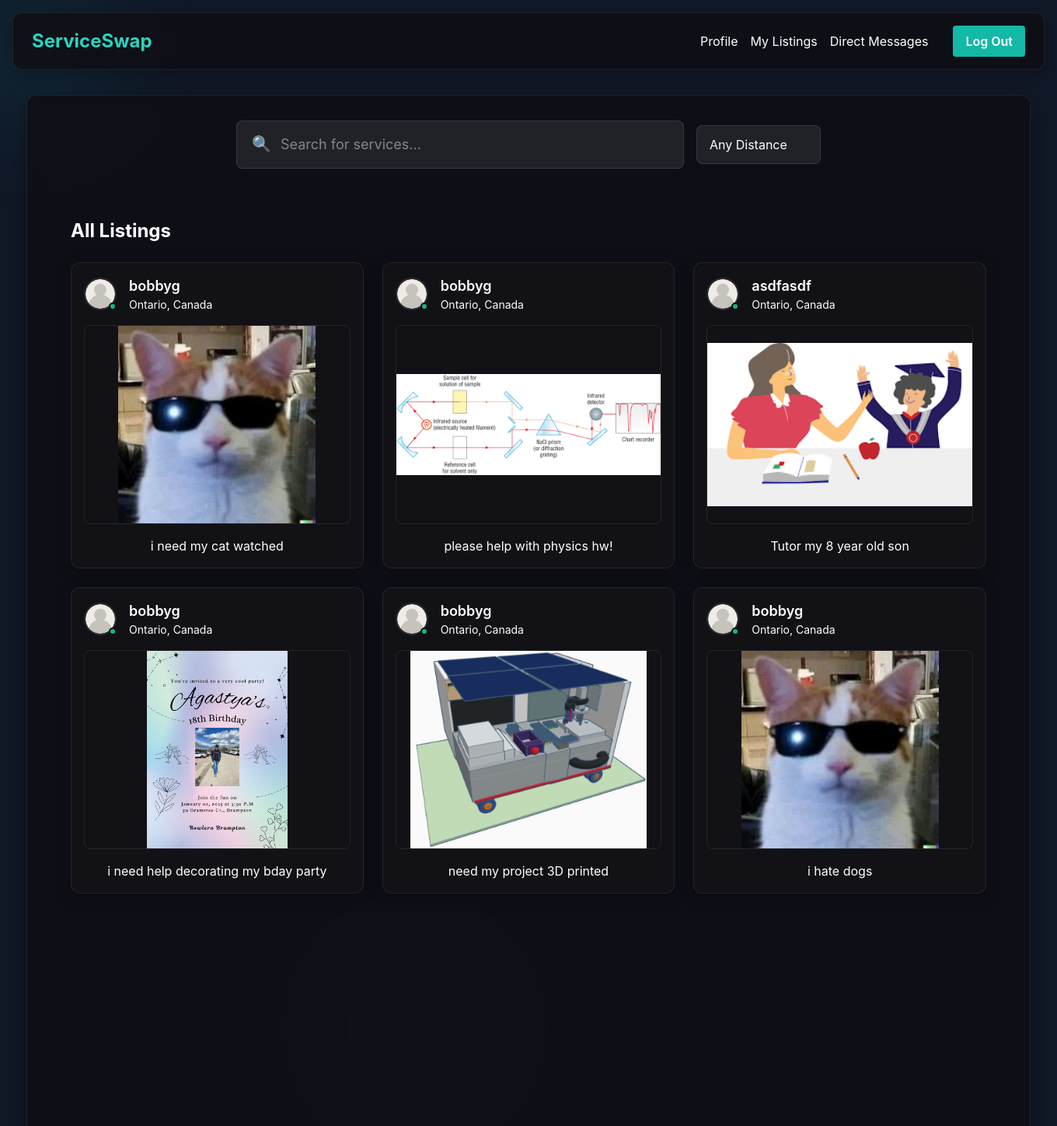
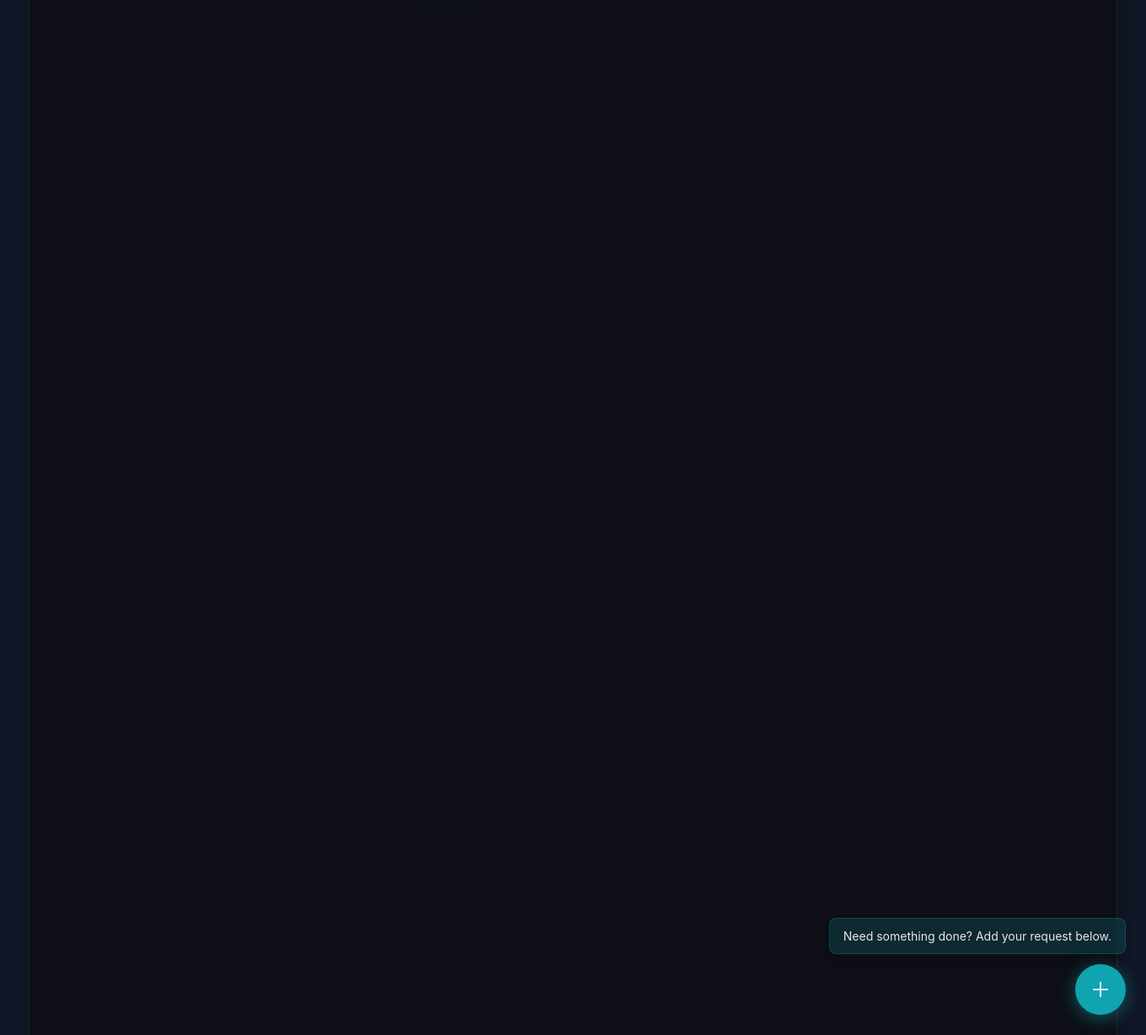
Screenshot of / (signed in) with the database file from the repository (2 pictures, top to bottom).
### app.py (models this page shows)
class Listing(db.Model):
    id = db.Column(db.Integer, primary_key=True)
    description = db.Column(db.Text, nullable=False)
    image_path = db.Column(db.String(120))
    user_id = db.Column(db.Integer, db.ForeignKey('users.id'), nullable=False)
    latitude = db.Column(db.Float)
    longitude = db.Column(db.Float)
    user = db.relationship('Users', backref='listings')

class Users(db.Model, UserMixin):
    __tablename__ = 'users'
    id = db.Column(db.Integer, primary_key=True)
    username = db.Column(db.String(80), nullable=False)
    email = db.Column(db.String(120), unique=True, nullable=False)
    password = db.Column(db.String(200), nullable=False)
    talking_to = db.Column(MutableList.as_mutable(JSON), default=list)
    bio = db.Column(db.Text, default="")
    qualifications = db.Column(MutableList.as_mutable(JSON), default=list)
    profile_picture = db.Column(db.String(200), default="imgs/user.png")

### app.py (the view)
@app.route("/")
@login_required
def index():
    distance_filter = request.args.get("distance", "any")
    search_query = request.args.get("q", "").strip().lower()
    listings_query = Listing.query.options(db.joinedload(Listing.user)).filter(Listing.user_id != current_user.id)
    user_lat = session.get("lat")
    user_lon = session.get("lon")
    if distance_filter != "any" and user_lat and user_lon:
        try:
            max_distance = float(distance_filter)
            filtered = []
            for listing in listings_query.all():
                if listing.latitude and listing.longitude:
                    d = haversine(float(user_lon), float(user_lat), listing.longitude, listing.latitude)
                    if d <= max_distance:
                        filtered.append(listing)
            listings = filtered
        except Exception as e:
            print("Distance filtering failed:", e)
            listings = listings_query.all()
    else:
        listings = listings_query.all()
    if search_query:
        listings = filter_by_semantic_similarity(search_query, listings)
    listings_data = [
        {
            "id": listing.id,
            "description": listing.description,
            "image_path": listing.image_path,
            "latitude": listing.latitude,
            "longitude": listing.longitude,
            "user": {
                "id": listing.user.id,
                "username": listing.user.username,
                "bio": listing.user.bio,
                "qualifications": listing.user.qualifications,
                "profile_picture": listing.user.profile_picture or "imgs/user.png",
                "avg_rating": calculate_avg_rating(listing.user)
            }
        }
        for listing in listings
    ]
    return render_template(
        "index.html",
        listings=listings,
        listings_data=listings_data,
        distance_filter=distance_filter
    )

### app.py (called while the page is built)
@login_manager.user_loader
def load_user(user_id):
    return Users.query.get(int(user_id))

def calculate_avg_rating(user):
    ratings = Rating.query.filter_by(ratee_id=user.id).all()
    if not ratings:
        return None
    return round(sum(r.score for r in ratings) / len(ratings), 2)

### templates/index.html (shortened to what this page needs)
{% extends "base.html" %}
{% block content %}
<div class="gradient-circle circle-1"></div>
<div class="gradient-circle circle-3"></div>
<div class="main-container">
  <div class="flex flex-col sm:flex-row sm:items-center justify-center gap-4 mb-10">
    <div class="relative w-full max-w-xl">
      <input
        id="searchInput"
        type="text"
        placeholder="Search for services..."
        class="w-full py-4 pl-14 pr-6 text-lg rounded-lg"
        oninput="filterListings()" />
      <span class="absolute left-5 top-4 text-xl">🔍</span>
    </div>
    <div class="custom-select">
      <select
        id="distanceSelect"
        onchange="applyFilter()"
        class="py-3 px-5 rounded-lg text-base">
        <option value="any" {% if distance_filter == 'any' %}selected{% endif %}>Any Distance</option>
      </select>
    </div>
  </div>
  <div id="listingsContainer" class="min-h-screen p-6 relative rounded-lg">
    <h1 class="text-2xl font-bold mb-6">All Listings</h1>
    <div class="grid grid-cols-1 sm:grid-cols-2 lg:grid-cols-3 gap-6" id="listingsGrid">
      {% for listing in listings %}
      <div
        onclick="openDetailsPopup({{ listing.id }})"
        class="listing-card rounded-xl shadow-lg overflow-hidden p-4 flex flex-col items-center relative cursor-pointer transition"
        data-description="{{ listing.description | lower }}">
        <div class="flex items-center gap-4 mb-4 w-full">
          <div class="relative">
            <img
              src="{{ url_for('static', filename=listing.user.profile_picture or 'imgs/user.png') }}"
              alt="Profile"
              class="avatar" />
            <div class="status-indicator"></div>
          </div>
          <div>
            <p class="text-lg font-semibold">{{ listing.user.username }}</p>
            <p class="text-sm text-secondary">Ontario, Canada</p>
          </div>
        </div>
        {% if listing.image_path %}
        <img
          src="{{ url_for('static', filename=listing.image_path) }}"
          alt="Service Image"
          class="w-full h-64 object-contain rounded-lg mb-4 border" />
        {% endif %}
        <p class="text-center text-base whitespace-nowrap overflow-hidden text-ellipsis w-full">
          {{ listing.description }}
        </p>
      </div>
      {% endfor %}
    </div>
  </div>
</div>
<div class="fab-container">
  <div class="fab-prompt">
    Need something done? Add your request below.
  </div>
  <button onclick="document.getElementById('popup').classList.remove('hidden')" class="fab">
    <svg xmlns="http://www.w3.org/2000/svg" fill="none" viewBox="0 0 24 24" stroke="currentColor">
      <path stroke-linecap="round" stroke-linejoin="round" stroke-width="2" d="M12 4v16m8-8H4" />
    </svg>
  </button>
</div>
{% endblock %}

### static/css/style.css (style rules this page uses)
body { background-color: #262626; color: white; }

### templates/base.html (style rules this page uses)
:root { --primary: #0FA4AF; --primary-dark: #024950; --primary-light: #AFDDE5; --accent: #269af2; --bg-dark: #0f0f13; --bg-darker: #0a0a0d; --text-primary: #ffffff; --text-secondary: #b0b0b0; }
body { background-color: var(--bg-dark); font-family: 'Inter', -apple-system, BlinkMacSystemFont, sans-serif; color: var(--text-primary); overflow-x: hidden; position: relative; min-height: 100vh; animation: fadeIn 0.5s ease-in-out; }

### templates/index.html (style rules this page uses)
:root { --primary: #0FA4AF; --primary-dark: #024950; --primary-light: #AFDDE5; --accent: #269af2; --bg-dark: #0f0f13; --bg-darker: #0a0a0d; --text-primary: #ffffff; --text-secondary: #b0b0b0; }
body { background-color: var(--bg-dark); font-family: 'Inter', -apple-system, BlinkMacSystemFont, sans-serif; color: var(--text-primary); overflow-x: hidden; position: relative; min-height: 100vh; animation: fadeIn 0.5s ease-in-out; }
.main-container { background-color: rgba(15, 15, 20, 0.85); backdrop-filter: blur(12px); border: 1px solid rgba(255, 255, 255, 0.08); border-radius: 12px; margin: 2rem auto; padding: 2rem; box-shadow: 0 8px 32px rgba(0, 0, 0, 0.3); max-width: 95%; position: relative; z-index: 2; }
input, select, textarea { background: rgba(255, 255, 255, 0.08) !important; border: 1px solid rgba(255, 255, 255, 0.1) !important; border-radius: 8px !important; color: var(--text-primary) !important; outline: none !important; transition: all 0.2s ease; }
input::placeholder, textarea::placeholder { color: var(--text-secondary) !important; opacity: 0.7; }
.custom-select { position: relative; }
.custom-select select { appearance: none; -webkit-appearance: none; -moz-appearance: none; padding: 12px 40px 12px 16px; background-position: right 12px center; background-size: 20px; cursor: pointer; font-size: 16px; min-width: 160px; color: var(--text-primary); border: 1px solid rgba(255, 255, 255, 0.1); border-radius: 8px; transition: all 0.2s ease; }
.custom-select select option { background-color: var(--bg-dark); color: var(--text-primary); padding: 10px; }
button, [type="submit"] { background: var(--primary) !important; border: none !important; color: white !important; transition: all 0.2s ease !important; font-weight: 500; border-radius: 8px; }
.listing-card { background: rgba(20, 20, 25, 0.7) !important; backdrop-filter: blur(5px); border: 1px solid rgba(255, 255, 255, 0.08) !important; transition: all 0.3s ease; }
.gradient-circle { position: absolute; border-radius: 50%; filter: blur(60px); opacity: 0.15; z-index: -1; }
.circle-1 { width: 300px; height: 300px; background: radial-gradient(circle, var(--primary), transparent 70%); top: -100px; left: -100px; }
.circle-3 { width: 250px; height: 250px; background: radial-gradient(circle, var(--primary-light), transparent 70%); top: 40%; left: 30%; }
.border { border-color: rgba(255, 255, 255, 0.08) !important; }
.shadow-lg, .shadow-xl, .shadow-md { box-shadow: 0 4px 20px rgba(0, 0, 0, 0.3) !important; }
.avatar { width: 42px; height: 42px; border-radius: 50%; object-fit: cover; border: 2px solid rgba(255, 255, 255, 0.1); }
.status-indicator { width: 10px; height: 10px; border-radius: 50%; background: #10B981; position: absolute; bottom: 0; right: 0; border: 2px solid var(--bg-dark); }
.fab-container { position: fixed; bottom: 24px; right: 24px; display: flex; flex-direction: column; align-items: flex-end; gap: 12px; z-index: 40; }
.fab-prompt { background: rgba(15, 164, 175, 0.2); border: 1px solid rgba(15, 164, 175, 0.3); border-radius: 8px; padding: 10px 16px; font-size: 14px; backdrop-filter: blur(4px); box-shadow: 0 4px 12px rgba(0, 0, 0, 0.1); transition: all 0.3s ease; opacity: 0.9; }
.fab { width: 60px; height: 60px; border-radius: 50%; background: var(--primary); box-shadow: 0 4px 20px rgba(15, 164, 175, 0.5); transition: all 0.3s ease; display: flex; align-items: center; justify-content: center; cursor: pointer; }
.fab svg { width: 24px; height: 24px; }

### rows the page displays
Listing: profile_picture (placeholder picture), user.username "bobbyg", image_path (picture), description "i need my cat watched"
Listing: profile_picture (placeholder picture), user.username "bobbyg", image_path (picture), description "please help with physics hw!"
Listing: profile_picture (placeholder picture), user.username "asdfasdf", image_path (picture), description "Tutor my 8 year old son"
Listing: profile_picture (placeholder picture), user.username "bobbyg", image_path (picture), description "i need help decorating my bday party"
Listing: profile_picture (placeholder picture), user.username "bobbyg", image_path (picture), description "need my project 3D printed"
Listing: profile_picture (placeholder picture), user.username "bobbyg", image_path (picture), description "i hate dogs"
